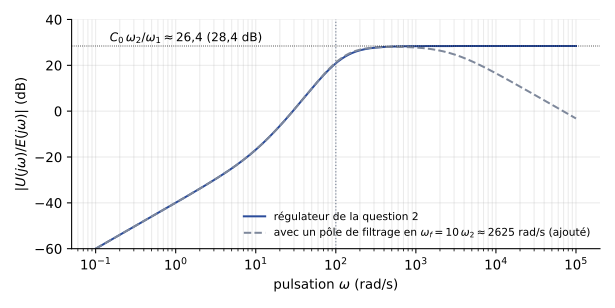

The script that saved this image:
"""Partiel AU201 du 6 janvier 2015, partie B : module de la sensibilité de l'entrée
U(jw)/E(jw) = C(jw) / (1 + beta(jw)) avec G'(p) = 100 / (p (1 + p/10)) et le régulateur
à avance de phase de la question 2 (marge de phase 54° à wu = 100 rad/s), sans puis avec
un pôle de filtrage ajouté en wf = 10 w2 (proposition du corrigé, pas du sujet).
Régénérer : python ann-2014-cl-sensibilite.py"""
import numpy as np
import matplotlib
matplotlib.use("Agg")
import matplotlib.pyplot as plt
plt.rcParams.update({"font.family": "sans-serif", "font.size": 10, "svg.fonttype": "none"})
w0p, w0, wu = 100.0, 10.0, 100.0
a = 6.890
w1, w2 = wu / np.sqrt(a), wu * np.sqrt(a)
C0 = 3.829
wf = 10 * w2
w = np.logspace(-1, 5, 2000); p = 1j * w
G = w0p / (p * (1 + p / w0))
C = C0 * (1 + p / w1) / (1 + p / w2)
Cf = C / (1 + p / wf)
S, Sf = C / (1 + C * G), Cf / (1 + Cf * G)
assert abs(abs(S[-1]) - C0 * a) < 0.1
fig, ax = plt.subplots(figsize=(6.4, 3.2))
ax.semilogx(w, 20 * np.log10(abs(S)), color="#2B4C9B", lw=1.5, label="régulateur de la question 2")
ax.semilogx(w, 20 * np.log10(abs(Sf)), "--", color="#7E889B", lw=1.5,
            label=f"avec un pôle de filtrage en $\\omega_f = 10\\,\\omega_2 \\approx {wf:.0f}$ rad/s (ajouté)")
ax.axhline(20 * np.log10(C0 * a), color="k", lw=0.6, ls=":")
ax.text(0.15, 20 * np.log10(C0 * a) + 2, "$C_0\\,\\omega_2/\\omega_1 \\approx 26{,}4$ (28,4 dB)", fontsize=9)
ax.axvline(wu, color="#7E889B", ls=":", lw=0.9)
ax.set_xlabel("pulsation $\\omega$ (rad/s)"); ax.set_ylabel("$|U(j\\omega)/E(j\\omega)|$ (dB)")
ax.set_ylim(-60, 40); ax.grid(alpha=0.25, which="both"); ax.spines[["top", "right"]].set_visible(False)
ax.legend(fontsize=8, frameon=False, loc="lower right")
fig.tight_layout(); fig.savefig(__file__.replace(".py", ".svg"))
